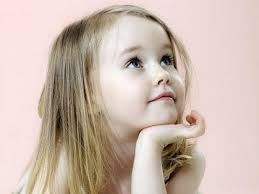
#> input picture open-cv/Images/little_girl.jpg, 259 x 194 px
$ jupyter execute edge_detection.ipynb
#> lines starting #> are read from the running program, lines starting #| are printed output that depends on the picture; after the words box and inside, x2 and y2 are one past the last pixel; in counts of white or black regions, pixels touching at a corner belong together
# Edge detection project

## Import libraries

[cell 1]
import cv2 as cv
import matplotlib.pyplot as plt

## Add the image

[cell 2]
img = cv.imread("Images/little_girl.jpg")
#> img is the input picture: shape (194, 259, 3); mean B, G, R 175.4, 186.3, 204.4

gray = cv.cvtColor(img, cv.COLOR_BGR2GRAY)
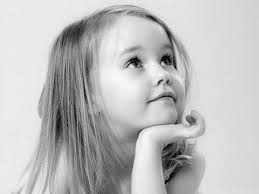
#> gray: shape (194, 259); min 0, max 255, mean 190.5

plt.imshow(gray, "gray")

# Sobel

[cell 3]
sobelx = cv.Sobel(gray, cv.CV_64F, dx=1, dy=0)
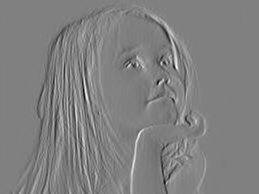
#> sobelx: shape (194, 259) float64; min -669, max 655, mean -0.7; drawn with min black and max white
sobely = cv.Sobel(gray, cv.CV_64F, dx=0, dy=1)
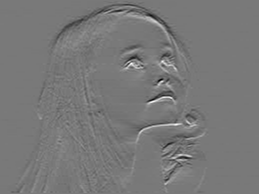
#> sobely: shape (194, 259) float64; min -596, max 660, mean -1.9; drawn with min black and max white
mag = cv.magnitude(sobelx, sobely)
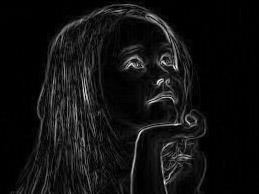
#> mag: shape (194, 259) float64; min 0, max 743.4, mean 49.2; drawn with min black and max white
sobel = cv.convertScaleAbs(mag)
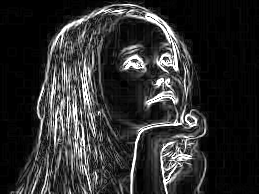
#> sobel: shape (194, 259); min 0, max 255, mean 46.4

plt.imshow(sobel, "gray")

# Laplacian

[cell 4]
blur = cv.GaussianBlur(gray, (3,3), 0)

lap = cv.Laplacian(blur, cv.CV_64F)
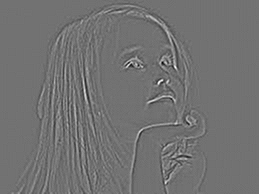
#> lap: shape (194, 259) float64; min -87, max 107, mean 0; drawn with min black and max white

lap = cv.convertScaleAbs(lap)
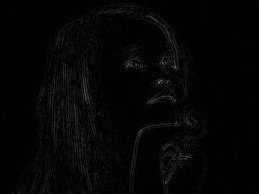
#> lap: shape (194, 259); min 0, max 107, mean 4.6

plt.imshow(lap, "gray")

# Canny

[cell 5]
canny = cv.Canny(gray, threshold1=100, threshold2=200)
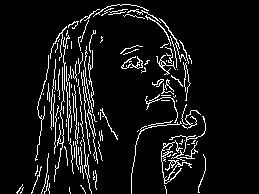
#> canny: shape (194, 259); 7.7% white in thin lines or dots, all inside (x1, y1, x2, y2) = (16, 4, 206, 194)

plt.imshow(canny, "gray")

# visualization

[cell 6]
fig, axes = plt.subplots(1,4, figsize=[20, 5])


images = [
    img[..., ::-1],
    sobel,
    lap,
    canny
]

titles = [
    "Normal Image",
    "Sobel Edge Detection",
    "Laplacian Edge Detection",
    "Canny Edge Detection"
]

for ax, image, title in zip(axes, images, titles):
    ax.imshow(image, cmap="gray")
    ax.set_title(title)
    ax.axis("off")
#> this loop made 4 passes
#> title on passes 1 to 4: 'Normal Image', 'Sobel Edge Detection', 'Laplacian Edge Detection', 'Canny Edge Detection'

plt.tight_layout()
plt.show()
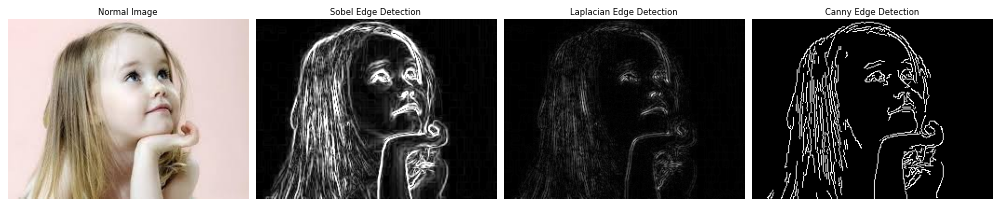
#> figure drawn by matplotlib, 4 panels
